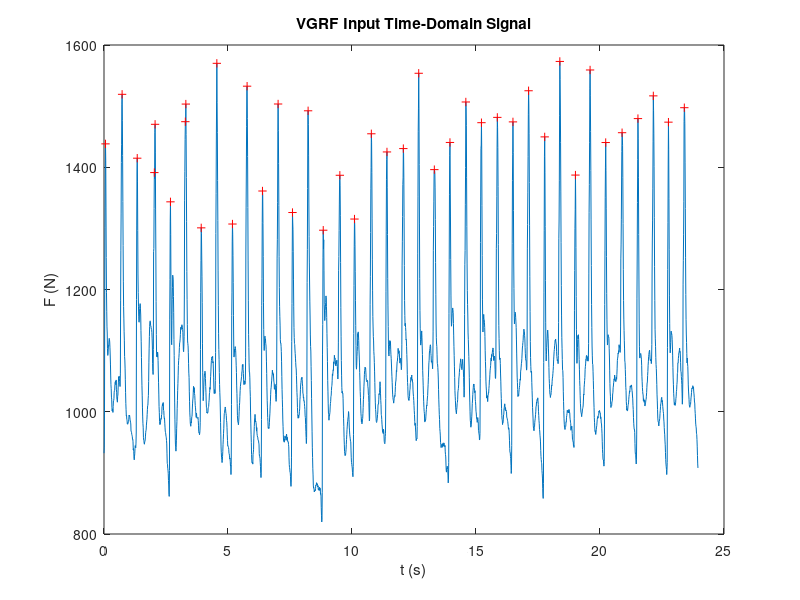

Recreate this plot in MATLAB. (Note: this script raises an error after producing the figure.)
load('VGRFdata_assignment4.mat');
% load('VGRF_FIR.mat');

%Input Time-Domain Waveform Plot
n = 0:(length(VGRF)-1);
t = n/Fs;
[xpks, xlocs] = findpeaks(VGRF, 'MinPeakHeight', 1290);
figure
plot(t,VGRF)
ylabel('F (N)');
xlabel('t (s)');
hold on;
plot(t(xlocs), xpks, 'r+')
title('VGRF Input Time-Domain Signal');

%Magnitude and Phase spectra of the Input Waveform
[M,ph,f] = fourier_dt(VGRF,Fs,'half');
figure('Name', 'Magnitude and Phase Spectra of VGRF Input', 'NumberTitle', 'off');
subplot(2,1,1);
plot(f, M)
xlim([0 30]);
ylim([0 30]);
ylabel('|X(f)| (mV)');
title('Magnitude Spectra of VGRF Input');
subplot(2,1,2);
plot(f,ph)
ylabel('\angleX(f)')
xlim([0 30]);
title('Phase Spectra of VGRF Input');
xlabel('f (Hz)');

%Output Time-Domain with Filter against Input Time-Domain
y = filter(Hd_VGRF_FIR,VGRF);
figure
plot(t,VGRF)
ylabel('F (N)');
xlabel('t (s)');
title('VGRF Input and VGRF FIR Filter Output Time-Domain Signal Comparison');
hold on
plot(t,y)
shg

%Output Time-domain with Filter shifted by DC component against Input Time-Domain
figure
plot(t,VGRF)
ylabel('F (N)');
xlabel('t (s)');
title('VGRF Input and Shifted VGRF FIR Filter Output Time-Domain Signal Comparison');
hold on
plot(t,y+1000)
shg

%Magnitude and Phase spectra of Output Waveform
[My,phy,fy] = fourier_dt(y,Fs,'half');
figure('Name', 'Magnitude and Phase Spectra of VGRF Input and FIR Filter Output Comparison', 'NumberTitle', 'off');
subplot(2,1,1);
plot(f, M)
ylabel('|X(f)| (mV)');
xlim([0 30]);
ylim([0 30]);
title('Magnitude Spectra of VGRF Input and FIR Filter Output Comparison');
hold on
plot(fy,My)
shg
subplot(2,1,2);
plot(f,ph)
ylabel('\angleX(f)');
xlim([0 30]);
title('Phase Spectra of VGRF Input and FIR Filter Output Comparison');
xlabel('f (Hz)');
hold on
plot(fy,phy)
shg

